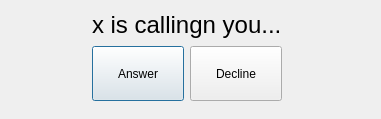
<?xml version="1.0" encoding="UTF-8"?>
<ui version="4.0">
 <class>Incoming_Call_Dialog</class>
 <widget class="QDialog" name="Incoming_Call_Dialog">
  <property name="geometry">
   <rect>
    <x>0</x>
    <y>0</y>
    <width>381</width>
    <height>119</height>
   </rect>
  </property>
  <property name="windowTitle">
   <string>Dialog</string>
  </property>
  <widget class="QWidget" name="layoutWidget">
   <property name="geometry">
    <rect>
     <x>10</x>
     <y>10</y>
     <width>355</width>
     <height>94</height>
    </rect>
   </property>
   <layout class="QGridLayout" name="gridLayout">
    <item row="1" column="0">
     <layout class="QHBoxLayout" name="horizontalLayout">
      <item>
       <widget class="QPushButton" name="pushButton">
        <property name="minimumSize">
         <size>
          <width>55</width>
          <height>55</height>
         </size>
        </property>
        <property name="text">
         <string>Answer</string>
        </property>
       </widget>
      </item>
      <item>
       <widget class="QPushButton" name="pushButton_2">
        <property name="minimumSize">
         <size>
          <width>55</width>
          <height>55</height>
         </size>
        </property>
        <property name="text">
         <string>Decline</string>
        </property>
       </widget>
      </item>
     </layout>
    </item>
    <item row="0" column="0">
     <widget class="QLabel" name="label">
      <property name="sizePolicy">
       <sizepolicy hsizetype="Fixed" vsizetype="Fixed">
        <horstretch>0</horstretch>
        <verstretch>0</verstretch>
       </sizepolicy>
      </property>
      <property name="font">
       <font>
        <pointsize>18</pointsize>
       </font>
      </property>
      <property name="text">
       <string>x is callingn you...</string>
      </property>
     </widget>
    </item>
   </layout>
  </widget>
 </widget>
 <resources/>
 <connections/>
</ui>
